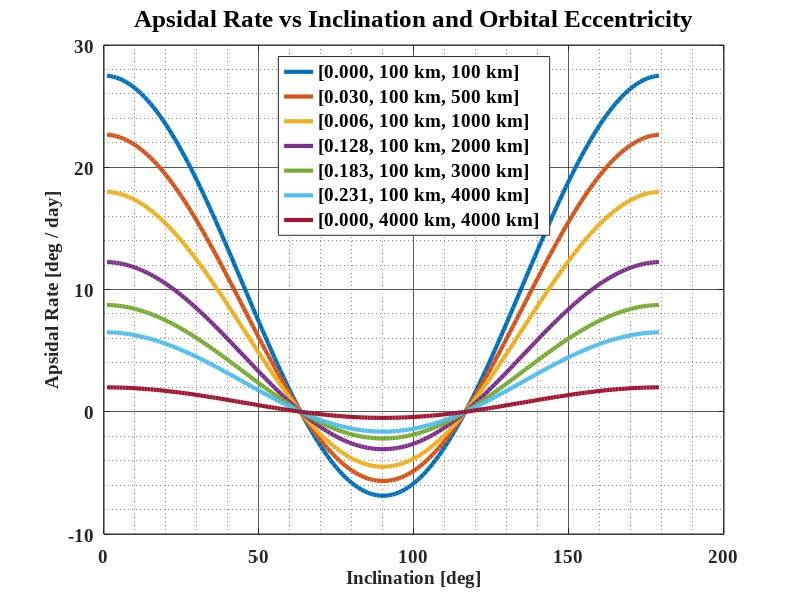

Write MATLAB code to recreate this figure.
%% Preamble
clc; clear all; close all;

%% Problem 2
% Earth
% J2 = 0.001082;
% ae = 6378136.3;
% mu = 3.986004415e14;

% Mars
% https://nssdc.gsfc.nasa.gov/planetary/factsheet/marsfact.html
% https://en.wikipedia.org/wiki/Standard_gravitational_parameter
J2 = 1960.45e-6;
ae = 3396.2e3;
mu = 4.2828372e13;

inclinations = reshape(deg2rad(1:1:179), 1, []);

eccentricities = [
    0;
    0.030;
    0.0065;
    0.128;
    0.183;
    0.231;
    0;
];

periapsis_altitudes = [
    100;
    100;
    100;
    100;
    100;
    100;
    4000;
] .* 1e3;

apoapsis_altitudes = [
    100;
    500;
    1000;
    2000;
    3000;
    4000;
    4000;
] .* 1e3;


semimajor_axes = (apoapsis_altitudes + periapsis_altitudes + 2 .* ae) ./ 2;

mean_motions = sqrt(mu ./ semimajor_axes.^3);


% Rename
n_bar = mean_motions;
a = semimajor_axes;
apsidal_rate = -(3/4) .* n_bar .* (ae ./ a).^2 .* J2 .* (1 - 5 .* cos(inclinations).^2) ./ (1 - eccentricities.^2).^2;

figure("Position", [100, 100, 750, 500]);
h = plot(rad2deg(inclinations), rad2deg(apsidal_rate) * (60 * 60 * 24), "LineWidth", 3.0);
grid on;
grid minor;
set(gca, "GridAlpha", 0.75, "MinorGridAlpha", 0.5);
set(gca, "FontSize", 14, "FontWeight", "Bold", "FontName", "Times New Roman");
xlabel("Inclination [deg]", "FontSize", 14, "FontWeight", "bold", "FontName", "Times New Roman");
ylabel("Apsidal Rate [deg / day]", "FontSize", 14, "FontWeight", "bold", "FontName", "Times New Roman");
ylim([-10, 30]);
legend([h(1), h(2), h(3), h(4), h(5), h(6), h(7)], ...
    sprintf("[%0.3f, %d km, %d km]", eccentricities(1), periapsis_altitudes(1) / 1e3, apoapsis_altitudes(1) / 1e3), ...
    sprintf("[%0.3f, %d km, %d km]", eccentricities(2), periapsis_altitudes(2) / 1e3, apoapsis_altitudes(2) / 1e3), ...
    sprintf("[%0.3f, %d km, %d km]", eccentricities(3), periapsis_altitudes(3) / 1e3, apoapsis_altitudes(3) / 1e3), ...
    sprintf("[%0.3f, %d km, %d km]", eccentricities(4), periapsis_altitudes(4) / 1e3, apoapsis_altitudes(4) / 1e3), ...
    sprintf("[%0.3f, %d km, %d km]", eccentricities(5), periapsis_altitudes(5) / 1e3, apoapsis_altitudes(5) / 1e3), ...
    sprintf("[%0.3f, %d km, %d km]", eccentricities(6), periapsis_altitudes(6) / 1e3, apoapsis_altitudes(6) / 1e3), ...
    sprintf("[%0.3f, %d km, %d km]", eccentricities(7), periapsis_altitudes(7) / 1e3, apoapsis_altitudes(7) / 1e3), ...
"FontSize", 14, "FontWeight", "bold", "FontName", "Times New Roman", "Location", "North");
title("Apsidal Rate vs Inclination and Orbital Eccentricity", "FontSize", 18, "FontWeight", "bold", "FontName", "Times New Roman");

